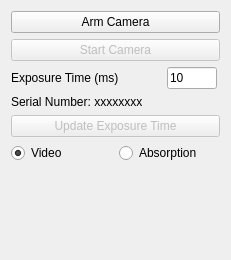
<?xml version="1.0" encoding="UTF-8"?>
<ui version="4.0">
 <class>CameraControlWidget</class>
 <widget class="QWidget" name="CameraControlWidget">
  <property name="geometry">
   <rect>
    <x>0</x>
    <y>0</y>
    <width>231</width>
    <height>260</height>
   </rect>
  </property>
  <layout class="QGridLayout" name="gridLayout">
   <item row="0" column="0" colspan="2">
    <widget class="QPushButton" name="arm_pushButton">
     <property name="text">
      <string>Arm Camera</string>
     </property>
    </widget>
   </item>
   <item row="1" column="0" colspan="2">
    <widget class="QPushButton" name="start_pushButton">
     <property name="enabled">
      <bool>false</bool>
     </property>
     <property name="text">
      <string>Start Camera</string>
     </property>
    </widget>
   </item>
   <item row="11" column="0" colspan="2">
    <spacer name="verticalSpacer">
     <property name="orientation">
      <enum>Qt::Vertical</enum>
     </property>
     <property name="sizeHint" stdset="0">
      <size>
       <width>20</width>
       <height>40</height>
      </size>
     </property>
    </spacer>
   </item>
   <item row="5" column="0" colspan="2">
    <widget class="QLabel" name="serial_label">
     <property name="text">
      <string>Serial Number: xxxxxxxx</string>
     </property>
    </widget>
   </item>
   <item row="4" column="0" colspan="2">
    <layout class="QFormLayout" name="exposure_formLayout">
     <item row="0" column="0">
      <widget class="QLabel" name="exposure_label">
       <property name="minimumSize">
        <size>
         <width>150</width>
         <height>0</height>
        </size>
       </property>
       <property name="text">
        <string>Exposure Time (ms)</string>
       </property>
      </widget>
     </item>
     <item row="0" column="1">
      <widget class="QLineEdit" name="exposure_lineEdit">
       <property name="maximumSize">
        <size>
         <width>50</width>
         <height>16777215</height>
        </size>
       </property>
       <property name="text">
        <string>10</string>
       </property>
      </widget>
     </item>
    </layout>
   </item>
   <item row="8" column="0" colspan="2">
    <widget class="QPushButton" name="exposure_pushButton">
     <property name="enabled">
      <bool>false</bool>
     </property>
     <property name="text">
      <string>Update Exposure Time</string>
     </property>
    </widget>
   </item>
   <item row="10" column="0">
    <widget class="QRadioButton" name="video_radioButton">
     <property name="text">
      <string>Video</string>
     </property>
     <property name="checked">
      <bool>true</bool>
     </property>
    </widget>
   </item>
   <item row="10" column="1">
    <widget class="QRadioButton" name="absorption_radioButton">
     <property name="text">
      <string>Absorption</string>
     </property>
    </widget>
   </item>
  </layout>
 </widget>
 <resources/>
 <connections/>
</ui>
